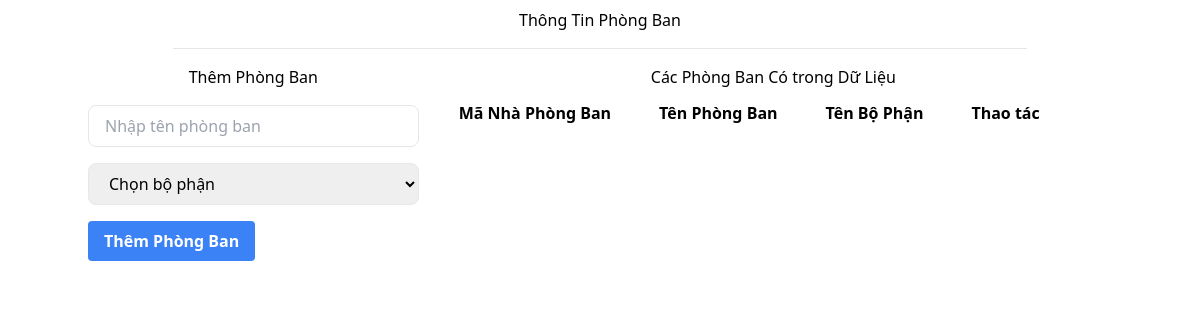
Before: /admins/phongban.php with the older database file.
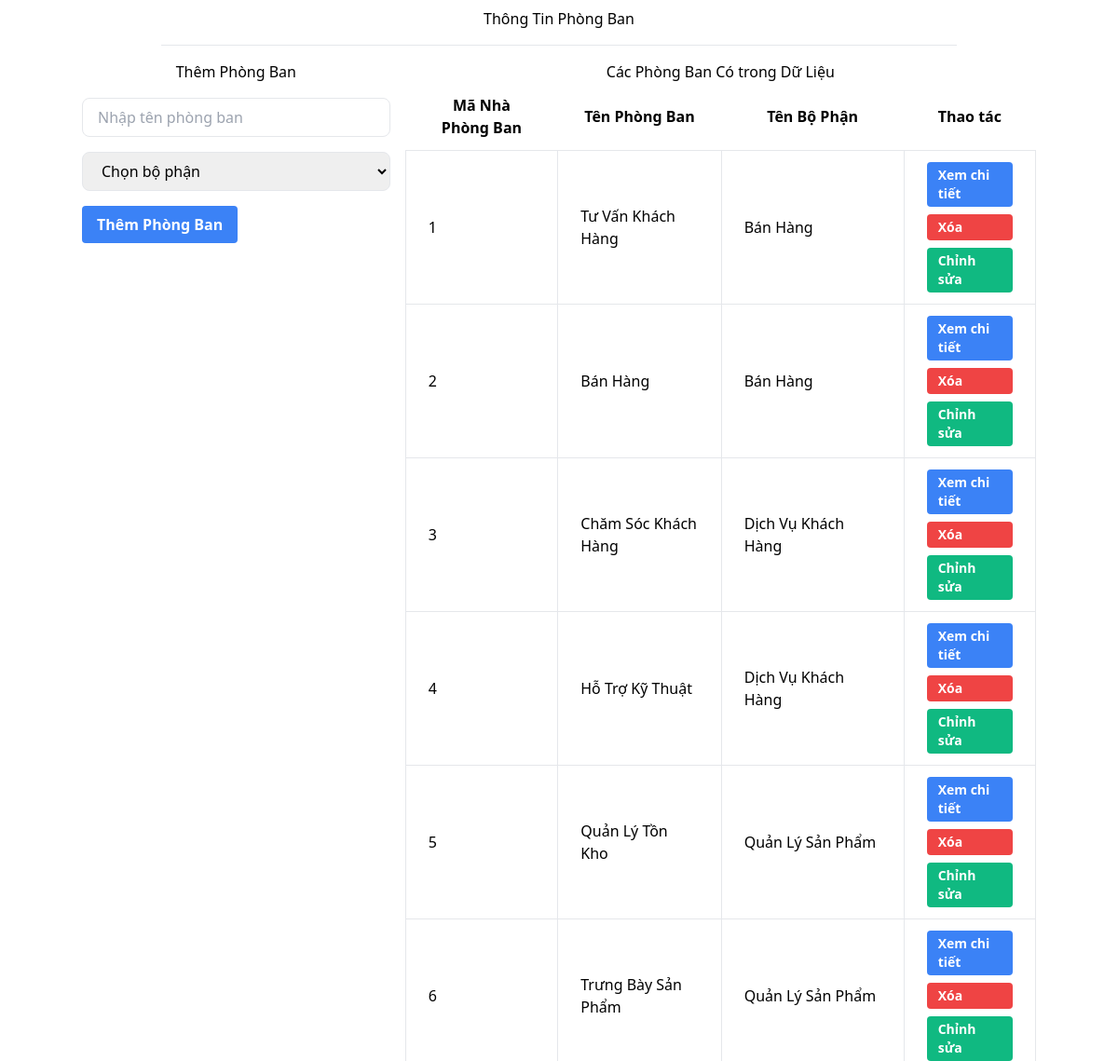
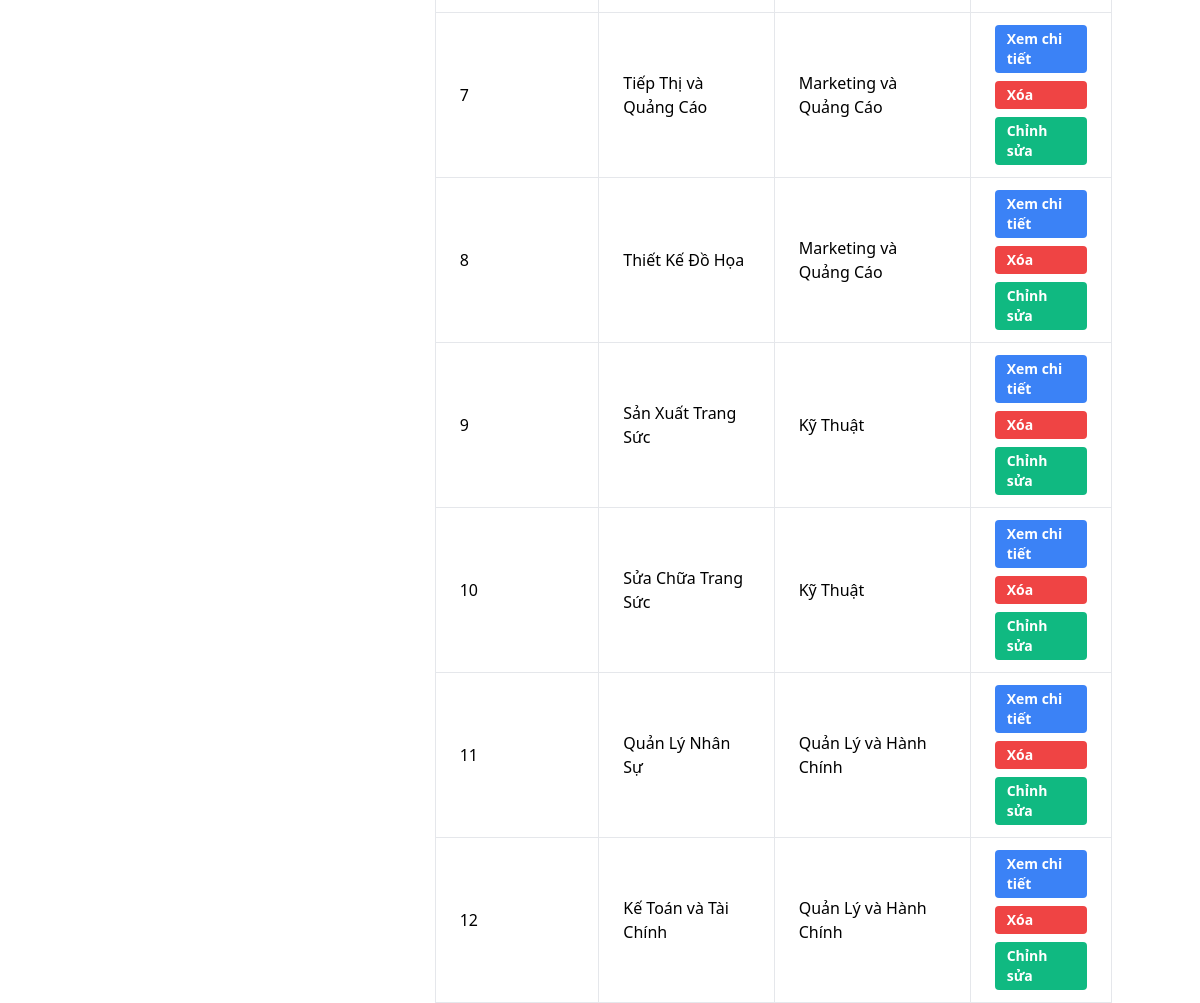
After: the same page with the newer database file (2 pictures, top to bottom).
### tables this page shows
CREATE TABLE `phongban` (
  `MaPhongBan` int(5) NOT NULL,
  `TenPhongBan` varchar(100) NOT NULL,
  `MaBoPhan` int(5) NOT NULL
);

CREATE TABLE `bophan` (
  `MaBoPhan` int(5) NOT NULL,
  `TenBoPhan` varchar(100) NOT NULL
);

### admins/action_phongban.php (called while the page is built, shortened)
<?php
$id = "";
$tenpb = "";

### admins/phongban.php (the view, shortened to what this page needs)
<?php
include 'action_phongban.php';
?>
<!DOCTYPE html>
<html lang="en">
<head>
    <link href="https://cdn.jsdelivr.net/npm/tailwindcss@2.2.19/dist/tailwind.min.css" rel="stylesheet">
</head>
<body class="bg-white">
    <div class="container mx-auto">
        <div class="container-fluid">
            <div class="flex justify-center">
                <div class="w-10/12">
                    <h3 class="text-center text-dark mt-2">Thông Tin Phòng Ban</h3>
                    <hr class="my-4">
                </div>
            </div>
            <div class="grid grid-cols-12 gap-4">
                <div class="col-span-12 md:col-span-4">
                    <h3 class="text-center text-info">Thêm Phòng Ban</h3>
                    <form action="action_phongban.php" method="post" enctype="multipart/form-data" class="mt-4">
                        <div class="mb-4">
                            <input type="text" name="tenpb" value="<?= $tenpb; ?>" class="border rounded-lg px-4 py-2 w-full" placeholder="Nhập tên phòng ban" required>
                        </div>
                        <div class="mb-4">
                            <select name="id_bp" class="border rounded-lg px-4 py-2 w-full" required>
                                <option value="">Chọn bộ phận</option>
                            </select>
                        </div>
                        <div class="mb-4">
                            <?php if ($id == true) { ?>
                                <input type="submit" name="update" class="bg-green-500 hover:bg-green-600 text-white font-bold py-2 px-4 rounded" value="Cập nhập">
                            <?php } else { ?>
                                <input type="submit" name="add" class="bg-blue-500 hover:bg-blue-600 text-white font-bold py-2 px-4 rounded" value="Thêm Phòng Ban">
                            <?php } ?>
                        </div>
                    </form>
                </div>
                <div class="col-span-12 md:col-span-8">
                <?php
                    $query = 'SELECT u.*, d.TenBoPhan FROM phongban u
                    JOIN bophan d ON u.MaBoPhan = d.MaBoPhan';
                    $stmt = $conn->prepare($query);
                    $stmt->execute();
                    $result = $stmt->get_result();
                ?>
                    <h3 class="text-center text-info">Các Phòng Ban Có trong Dữ Liệu</h3>
                    <div class="account-list max-h-500 overflow-y-scroll w-900">
                        <table class="table-auto" id="data-table">
                            <thead>
                                <tr>
                                    <th class="px-6 py-3">Mã Nhà Phòng Ban</th>
                                    <th class="px-6 py-3">Tên Phòng Ban</th>
                                    <th class="px-6 py-3">Tên Bộ Phận</th>
                                    <th class="px-6 py-3">Thao tác</th>
                                </tr>
                            </thead>
                            <tbody>
                                <?php while ($row = $result->fetch_assoc()) { ?>
                                    <tr class="bg-white hover:bg-gray-100 transition duration-300">
                                        <td class="border px-6 py-3"><?= $row['MaPhongBan']; ?></td>
                                        <td class="border px-6 py-3"><?= $row['TenPhongBan']; ?></td>
                                        <td class="border px-6 py-3"><?= $row['TenBoPhan']; ?></td>
                                        <td class="border px-6 py-3">
                                            <div class="flex flex-col">
                                                <a href="/" class="bg-blue-500 hover:bg-blue-700 text-white font-bold py-1 px-3 rounded mb-2 text-sm">Xem chi tiết</a>
                                                <a href="action_phongban.php?delete=<?= $row['MaPhongBan']; ?>" onclick="return confirm('Bạn có chắc là muốn xóa?');" class="bg-red-500 hover:bg-red-700 text-white font-bold py-1 px-3 rounded mb-2 text-sm">Xóa</a>
                                                <a href="phongban.php?edit=<?= $row['MaPhongBan']; ?>" class="bg-green-500 hover:bg-green-700 text-white font-bold py-1 px-3 rounded text-sm">Chỉnh sửa</a>
                                            </div>
                                        </td>
                                    </tr>
                                <?php } ?>
                            </tbody>
                        </table>
                    </div>
                </div>
            </div>
        </div>
    </div>
</body>
</html>

Changed rows visible on the page:
added phongban: MaPhongBan "1", TenPhongBan "Tư Vấn Khách Hàng", MaBoPhan.TenBoPhan "Bán Hàng"
added phongban: MaPhongBan "2", TenPhongBan "Bán Hàng", MaBoPhan.TenBoPhan "Bán Hàng"
added phongban: MaPhongBan "3", TenPhongBan "Chăm Sóc Khách Hàng", MaBoPhan.TenBoPhan "Dịch Vụ Khách Hàng"
added phongban: MaPhongBan "4", TenPhongBan "Hỗ Trợ Kỹ Thuật", MaBoPhan.TenBoPhan "Dịch Vụ Khách Hàng"
added phongban: MaPhongBan "5", TenPhongBan "Quản Lý Tồn Kho", MaBoPhan.TenBoPhan "Quản Lý Sản Phẩm"
added phongban: MaPhongBan "6", TenPhongBan "Trưng Bày Sản Phẩm", MaBoPhan.TenBoPhan "Quản Lý Sản Phẩm"
added phongban: MaPhongBan "7", TenPhongBan "Tiếp Thị và Quảng Cáo", MaBoPhan.TenBoPhan "Marketing và Quảng Cáo"
added phongban: MaPhongBan "8", TenPhongBan "Thiết Kế Đồ Họa", MaBoPhan.TenBoPhan "Marketing và Quảng Cáo"
added phongban: MaPhongBan "9", TenPhongBan "Sản Xuất Trang Sức", MaBoPhan.TenBoPhan "Kỹ Thuật"
added phongban: MaPhongBan "10", TenPhongBan "Sửa Chữa Trang Sức", MaBoPhan.TenBoPhan "Kỹ Thuật"
added phongban: MaPhongBan "11", TenPhongBan "Quản Lý Nhân Sự", MaBoPhan.TenBoPhan "Quản Lý và Hành Chính"
added phongban: MaPhongBan "12", TenPhongBan "Kế Toán và Tài Chính", MaBoPhan.TenBoPhan "Quản Lý và Hành Chính"
